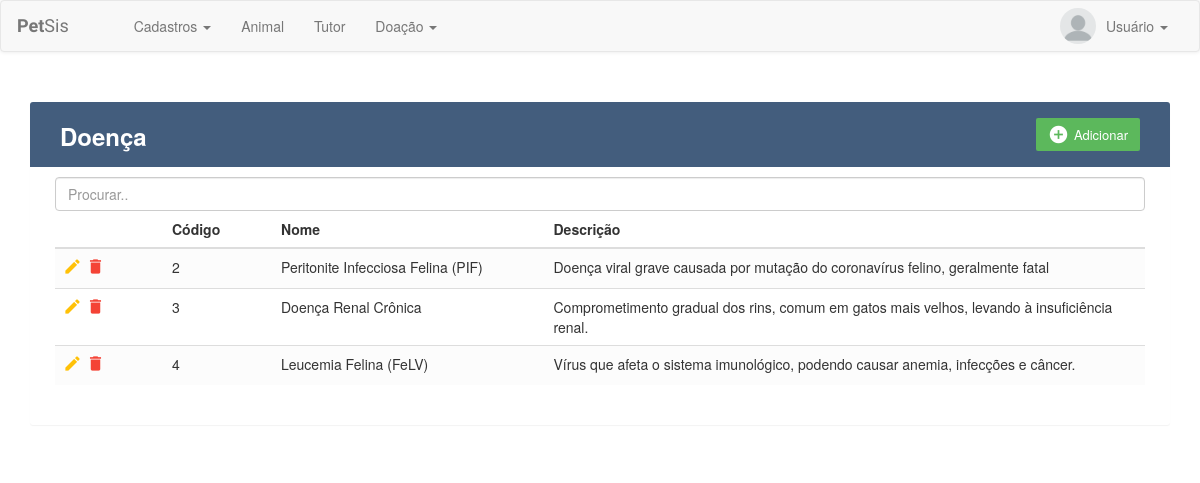
/doenca_Form.php, run on the app's committed database.
### tables this page shows
CREATE TABLE `doenca` (
  `codigo` int NOT NULL AUTO_INCREMENT,
  `nome` varchar(50) NOT NULL,
  `descricao` varchar(200) DEFAULT NULL,
  PRIMARY KEY (`codigo`)
);

### BDO/doenca/doenca_select.php (called while the page is built)
<?php
	require_once __DIR__ . '/../_bootstrap.php';
	try{
		$stmt = $pdo->prepare('SELECT * FROM doenca');
		$stmt->execute();
	}
	catch(PDOException $e) {
		echo 'Error: ' . $e -> getMessage();
	}

### doenca_Form.php (the view, shortened to what this page needs)
<!DOCTYPE html>
<html lang="en">
<head>
    <link rel="stylesheet" href="https://maxcdn.bootstrapcdn.com/font-awesome/4.7.0/css/font-awesome.min.css">
    <link rel="stylesheet" href="https://maxcdn.bootstrapcdn.com/bootstrap/3.3.7/css/bootstrap.min.css">
    <link href="css/style.css" rel="stylesheet">
    <link rel="stylesheet" href="https://maxcdn.bootstrapcdn.com/bootstrap/3.4.1/css/bootstrap.min.css">
</head>
<body>
    <div class="container">
        <div class="table-wrapper">
            <div class="table-title">
                <div class="row">
                    <div class="col-sm-6">
                        <h2><b>Doença</b></h2>
                    </div>
                    <div class="col-sm-6">
                        <a href="" class="adcBtn btn btn-success" data-toggle="modal"><i class="material-icons">&#xE147;</i> <span>Adicionar</span></a>
                    </div>
                </div>
            </div>
            <input class="form-control" id="myInput" type="text" placeholder="Procurar..">
            <table class="table table-striped table-hover">
                <thead>
                    <tr>
                        <th width="10%">
                        </th>
                        <th width="10%">Código</th>
                        <th width="25%">Nome</th>
                        <th width="65%">Descrição</th>
                    </tr>
                </thead>
                <tbody id="myTable">
                    <?php
                	 include("BDO/doenca/doenca_select.php");
                     $result = $stmt->fetchAll();
                     foreach ($result as $value) {
                    ?>
                    <tr class="trCad">
                        <td width="10%">
                            <a href="" class="editbtn edit" data-toggle="modal"><i class="material-icons" data-toggle="tooltip" title="Editar">&#xE254;</i></a>
                            <a href="" class="delbtn delete" data-toggle="modal"><i class="material-icons" data-toggle="tooltip" title="Excluir">&#xE872;</i></a>
                        </td>
                        <td width="10%"><?php echo $value['codigo']; ?></td>
                        <td width="25%"><?php echo $value['nome']; ?></td>
                        <td width="65%"><?php echo $value['descricao']; ?></td>
                    </tr>
                    <?php } ?>
                </tbody>
            </table>
        </div>
    </div>
</body>
</html>

### css/style.css (style rules this page uses)
.navbar-header.col { padding: 0 !important; }
.navbar { background: #fff; padding-left: 16px; padding-right: 16px; border-bottom: 1px solid #d6d6d6; box-shadow: 0 0 4px rgba(0, 0, 0, .1); }
.nav-link img { border-radius: 50%; width: 36px; height: 36px; margin: -8px 0; float: left; margin-right: 10px; }
.navbar .navbar-brand { color: #555; padding-left: 0; padding-right: 50px; font-family: 'Merienda One', sans-serif; }
body { color: #566787; background: #f5f5f5; font-family: 'Varela Round', sans-serif; font-size: 13px; }
.table-wrapper { background: #fff; padding: 20px 25px; margin: 30px 0; border-radius: 3px; box-shadow: 0 1px 1px rgba(0, 0, 0, .05); }
.table-title { padding-bottom: 15px; background: #435d7d; color: #fff; padding: 16px 30px; margin: -20px -25px 10px; border-radius: 3px 3px 0 0; }
.table-title h2 { margin: 5px 0 0; font-size: 24px; }
.table-title .btn { color: #fff; float: right; font-size: 13px; border: none; min-width: 50px; border-radius: 2px; border: none; outline: none !important; margin-left: 10px; }
.table-title .btn i { float: left; font-size: 21px; margin-right: 5px; }
.table-title .btn span { float: left; margin-top: 2px; }
table.table tr th, table.table tr td { border-color: #e9e9e9; padding: 12px 15px; vertical-align: middle; }
table.table tr th:first-child { width: 60px; }
table.table tr th:last-child { width: 100px; }
table.table-striped tbody tr:nth-of-type(odd) { background-color: #fcfcfc; }
table.table td a { font-weight: bold; color: #566787; display: inline-block; text-decoration: none; outline: none !important; }
table.table td a.edit { color: #FFC107; }
table.table td a.delete { color: #F44336; }
table.table td i { font-size: 19px; }

### data on the page
doenca: codigo "2", nome "Peritonite Infecciosa Felina (PIF)", descricao "Doença viral grave causada por mutação do coronavírus felino, geralmente fatal"
doenca: codigo "3", nome "Doença Renal Crônica", descricao "Comprometimento gradual dos rins, comum em gatos mais velhos, levando à insuficiência renal."
doenca: codigo "4", nome "Leucemia Felina (FeLV)", descricao "Vírus que afeta o sistema imunológico, podendo causar anemia, infecções e câncer."
